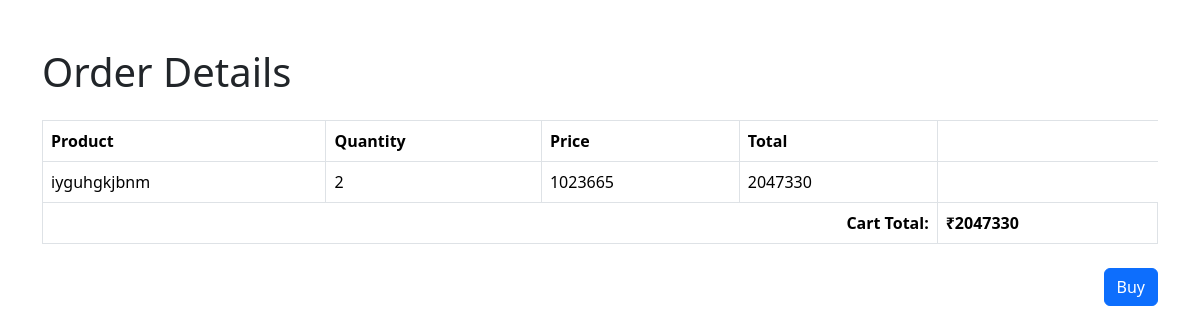
Page /cart_buy (signed in) on the earlier database version.
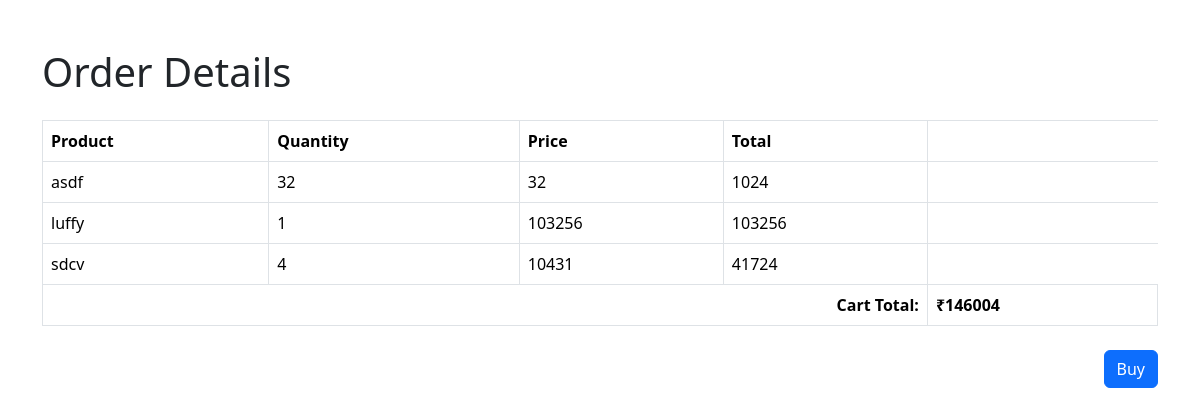
Same page on the later database version.
### app/models.py (models this page shows)
class prodect(models.Model):
    pid=models.TextField()
    name=models.TextField()
    dis=models.TextField()
    price=models.IntegerField()
    offer_price=models.IntegerField()
    category=models.ForeignKey(Category, on_delete=models.CASCADE)
    stoct=models.IntegerField()
    img=models.FileField()

### app/views.py (the view)
# urls.py: path('cart_buy',views.order_details),
def order_details(req):
    if not req.user.is_authenticated:
        return redirect('login')  # Ensure user is logged in
    cart = Cart.objects.filter(user=req.user).select_related('product').order_by('-id')
    cart_items = [
        {
            'product': item.product.name,
            'product_id': item.product.id,
            'qty': item.qty,
            'price': item.product.offer_price,
            'total': item.product.offer_price * item.qty,
        }
        for item in cart
    ]
    cart_total = sum(item['total'] for item in cart_items)
    return render(req, 'user/cart_buy.html', {'cart': cart_items, 'cart_total': cart_total})

### templates/user/cart_buy.html (shortened to what this page needs)
<!DOCTYPE html>
<html lang="en">
<head>
    <link href="https://cdn.jsdelivr.net/npm/bootstrap@5.3.3/dist/css/bootstrap.min.css" rel="stylesheet">
    {% load static %}
</head>
<body>
    <div class="container mt-5">
        <h1 class="mb-4">Order Details</h1>
        {% if cart %}
            <table class="table table-bordered">
                <thead>
                    <tr>
                        <th>Product</th>
                        <th>Quantity</th>
                        <th>Price</th>
                        <th>Total</th>
                    </tr>
                </thead>
                <tbody>
                    <tbody>
                        {% for item in cart %}
                        <tr>
                            <td>{{ item.product }}</td>
                            <td>{{ item.qty }}</td>
                            <td>{{ item.price }}</td>
                            <td>{{ item.total }}</td>
                        </tr>
                    {% endfor %}
                    </tbody>
                </tbody>
                <tfoot>
                    <tr>
                        <th colspan="4" class="text-end">Cart Total:</th>
                        <th>₹{{ cart_total }}</th>
                    </tr>
                </tfoot>
            </table>
            <div class="d-flex justify-content-end mt-4">
                <a href="../buy" class="btn btn-primary">Buy</a>
            </div>
        {% else %}
            <p>Your cart is empty. <a href="{% url 'cart_page' %}">Go to Cart</a></p>
        {% endif %}
    </div>
</body>
</html>

Differences in the rows shown:
removed prodect: product "iyguhgkjbnm"
now on this page (row unchanged): prodect: product "asdf"
now on this page (row unchanged): prodect: product "luffy"
now on this page (row unchanged): prodect: product "sdcv"
Other differences:
{{ cart_total }}: "2047330" → "146004"
new list line: "32 32 1024"
new list line: "1 103256 103256"
new list line: "4 10431 41724"
list line gone: "2 1023665 2047330"
